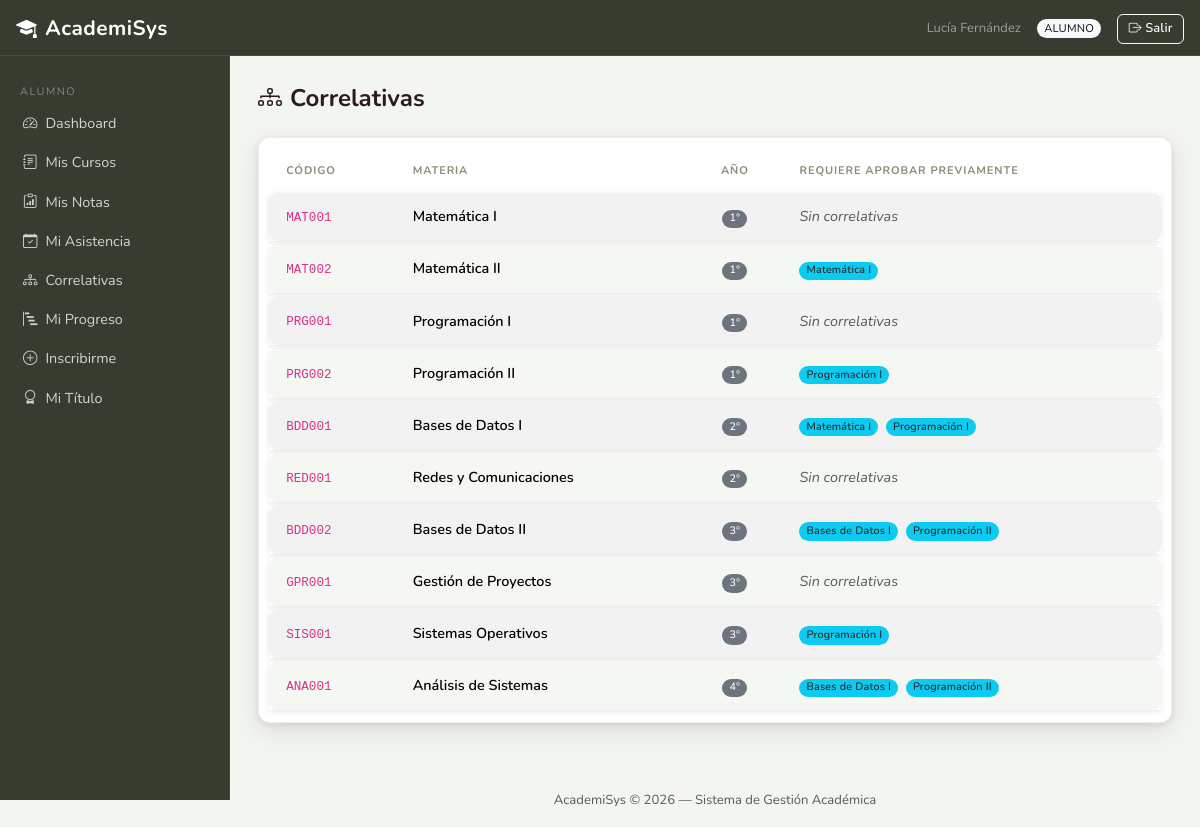
Page /index.php?controller=alumno&action=correlativas (signed in) on the committed database.
### tables this page shows
CREATE TABLE `correlativa` (
  `CodMateria` varchar(10) NOT NULL,
  `CodCorrelativa` varchar(10) NOT NULL
);

CREATE TABLE `materia` (
  `CodMateria` varchar(10) NOT NULL,
  `NomMateria` varchar(150) NOT NULL,
  `CodCarrera` varchar(10) DEFAULT NULL,
  `Anio` tinyint(3) UNSIGNED DEFAULT NULL,
  `ContMinimos` text DEFAULT NULL,
  `Activo` tinyint(1) NOT NULL DEFAULT 1
);

### core/Controller.php (called while the page is built, shortened)
<?php
abstract class Controller {
    protected function render(string $view, array $data = []): void {
        extract($data);
        require_once BASE_PATH . '/views/layouts/header.php';
        require_once BASE_PATH . "/views/{$view}.php";
        require_once BASE_PATH . '/views/layouts/footer.php';
    }
}

### controllers/AlumnoController.php (called while the page is built, shortened)
<?php
class AlumnoController extends Controller {
    private AlumnoModel     $alumnoModel;
    private MateriaModel    $materiaModel;
    public function __construct() {
        $this->alumnoModel     = new AlumnoModel();
        $this->materiaModel    = new MateriaModel();
    }
    public function correlativas(): void {
        $dni    = (int)$_SESSION['usuario']['DNI'];
        $alumno = $this->alumnoModel->getByDNI($dni);
        $materias = $this->materiaModel->getCorrelativas($alumno['CodCarrera'] ?? null);
        $this->render('alumno/correlativas', compact('materias'));
    }
}

### core/Router.php (called while the page is built, shortened)
<?php
class Router {
    public function dispatch(): void {
        $action     = preg_replace('/[^a-zA-Z]/', '', $_GET['action'] ?? 'login');
        $obj = new $className();
        $obj->$action();
    }
}

### index.php (called while the page is built, shortened)
<?php
require_once BASE_PATH . '/config/database.php';
require_once BASE_PATH . '/config/auth.php';
require_once BASE_PATH . '/core/Model.php';
require_once BASE_PATH . '/core/Controller.php';
require_once BASE_PATH . '/core/Router.php';
$router = new Router();
$router->dispatch();

### config/auth.php (called while the page is built, shortened)
<?php
function esAlumno(): bool {
    return ($_SESSION['usuario']['NombreRol'] ?? '') === 'alumno';
}

### config/database.php (called while the page is built, shortened)
<?php
class Database {
    private static ?PDO $instance = null;
    public static function getConnection(): PDO {
        if (self::$instance === null) {
            $dsn  = 'mysql:host=localhost;dbname=academisys;charset=utf8mb4';
            $opts = [
                PDO::ATTR_ERRMODE            => PDO::ERRMODE_EXCEPTION,
                PDO::ATTR_DEFAULT_FETCH_MODE => PDO::FETCH_ASSOC,
                PDO::ATTR_EMULATE_PREPARES   => false,
            ];
            self::$instance = new PDO($dsn, 'root', '', $opts);
        }
        return self::$instance;
    }
}

### core/Model.php (called while the page is built, shortened)
<?php
abstract class Model {
    public function __construct() {
        $this->db = Database::getConnection();
    }
}

### models/AlumnoModel.php (called while the page is built, shortened)
<?php
class AlumnoModel extends Model {
    public function getByDNI(int $dni): array {
        $stmt = $this->db->prepare("
            SELECT a.*, ca.NomCarrera, ca.DurAnios
              FROM Alumno a
              LEFT JOIN Carrera ca ON ca.CodCarrera = a.CodCarrera
             WHERE a.DNI = :dni
        ");
        $stmt->execute([':dni' => $dni]);
        return $stmt->fetch() ?: [];
    }
}

### models/MateriaModel.php (called while the page is built)
<?php
class MateriaModel extends Model {
    public function getCorrelativas(?string $codCarrera = null): array {
        $where  = $codCarrera ? "WHERE m.CodCarrera = :carrera" : "";
        $params = $codCarrera ? [':carrera' => $codCarrera] : [];
        $stmt = $this->db->prepare("
            SELECT m.CodMateria, m.NomMateria, m.Anio,
                   co.CodCorrelativa, mp.NomMateria AS NomCorrelativa
              FROM Materia m
              LEFT JOIN Correlativa co ON co.CodMateria = m.CodMateria
              LEFT JOIN Materia mp     ON mp.CodMateria  = co.CodCorrelativa
              {$where}
             ORDER BY m.Anio, m.NomMateria, mp.NomMateria
        ");
        $stmt->execute($params);
        $grouped = [];
        foreach ($stmt->fetchAll() as $row) {
            $key = $row['CodMateria'];
            if (!isset($grouped[$key])) {
                $grouped[$key] = [
                    'CodMateria'   => $row['CodMateria'],
                    'NomMateria'   => $row['NomMateria'],
                    'Anio'         => $row['Anio'],
                    'correlativas' => [],
                ];
            }
            if ($row['CodCorrelativa']) {
                $grouped[$key]['correlativas'][] = [
                    'Cod'  => $row['CodCorrelativa'],
                    'Nom'  => $row['NomCorrelativa'],
                ];
            }
        }
        return array_values($grouped);
    }
}

### views/alumno/correlativas.php (the view)
<h4 class="mb-4 fw-bold">
    <i class="bi bi-diagram-3 me-2"></i>Correlativas
</h4>
<div class="card border-0 shadow-sm">
    <div class="card-body p-0">
        <table class="table table-striped table-hover table-bordered mb-0">
            <thead class="table-dark">
                <tr>
                    <th>Código</th>
                    <th>Materia</th>
                    <th class="text-center">Año</th>
                    <th>Requiere aprobar previamente</th>
                </tr>
            </thead>
            <tbody>
            <?php foreach ($materias as $m): ?>
                <tr>
                    <td><code><?= htmlspecialchars($m['CodMateria']) ?></code></td>
                    <td class="fw-semibold"><?= htmlspecialchars($m['NomMateria']) ?></td>
                    <td class="text-center">
                        <?= $m['Anio'] ? '<span class="badge bg-secondary">' . (int)$m['Anio'] . '°</span>' : '<span class="text-muted">—</span>' ?>
                    </td>
                    <td>
                        <?php if (empty($m['correlativas'])): ?>
                            <span class="text-muted fst-italic">Sin correlativas</span>
                        <?php else: ?>
                            <?php foreach ($m['correlativas'] as $c): ?>
                                <span class="badge bg-info text-dark me-1">
                                    <?= htmlspecialchars($c['Nom']) ?>
                                </span>
                            <?php endforeach; ?>
                        <?php endif; ?>
                    </td>
                </tr>
            <?php endforeach; ?>
            </tbody>
        </table>
    </div>
</div>

### views/layouts/header.php (shortened to what this page needs)
<!DOCTYPE html>
<html lang="es">
<head>
    <link rel="stylesheet" href="https://cdn.jsdelivr.net/npm/bootstrap@5.3.3/dist/css/bootstrap.min.css">
    <link rel="stylesheet" href="https://cdn.jsdelivr.net/npm/bootstrap-icons@1.11.3/font/bootstrap-icons.min.css">
    <link rel="stylesheet" href="assets/css/style.css?v=<?= filemtime(BASE_PATH . '/assets/css/style.css') ?>">
</head>
<body>
<nav class="navbar navbar-dark fixed-top px-3" style="background:#363D30; height:56px; border-bottom:1px solid rgba(255,255,255,.08)">
    <a class="navbar-brand" href="index.php">
        <i class="bi bi-mortarboard-fill me-2"></i>AcademiSys
    </a>
    <div class="d-flex align-items-center gap-3 ms-auto">
        <span class="text-white-50 small">
            <?= htmlspecialchars($_SESSION['usuario']['NombreCompleto'] ?? '') ?>
        </span>
        <span class="badge bg-light text-dark text-uppercase" style="font-size:.7rem;">
            <?= htmlspecialchars($_SESSION['usuario']['NombreRol'] ?? '') ?>
        </span>
        <a href="index.php?controller=auth&action=logout"
           class="btn btn-sm btn-outline-light">
            <i class="bi bi-box-arrow-right"></i> Salir
        </a>
    </div>
</nav>
<div id="sidebar">
<?php if (esAlumno()): ?>
    <div class="nav-section">Alumno</div>
    <a href="index.php?controller=alumno&action=dashboard"     class="nav-link d-flex align-items-center gap-2"><i class="bi bi-speedometer2"></i> Dashboard</a>
    <a href="index.php?controller=alumno&action=misCursos"     class="nav-link d-flex align-items-center gap-2"><i class="bi bi-journal-text"></i> Mis Cursos</a>
    <a href="index.php?controller=alumno&action=misNotas"      class="nav-link d-flex align-items-center gap-2"><i class="bi bi-clipboard-data"></i> Mis Notas</a>
    <a href="index.php?controller=alumno&action=miAsistencia"  class="nav-link d-flex align-items-center gap-2"><i class="bi bi-calendar-check"></i> Mi Asistencia</a>
    <a href="index.php?controller=alumno&action=correlativas"  class="nav-link d-flex align-items-center gap-2"><i class="bi bi-diagram-3"></i> Correlativas</a>
    <a href="index.php?controller=alumno&action=miProgreso"    class="nav-link d-flex align-items-center gap-2"><i class="bi bi-bar-chart-steps"></i> Mi Progreso</a>
    <a href="index.php?controller=alumno&action=inscribirCurso" class="nav-link d-flex align-items-center gap-2"><i class="bi bi-plus-circle"></i> Inscribirme</a>
    <a href="index.php?controller=alumno&action=miTitulo"      class="nav-link d-flex align-items-center gap-2"><i class="bi bi-award"></i> Mi Título</a>
<?php endif; ?>
</div>
<div id="main-content">

### views/layouts/footer.php (shortened to what this page needs)
</div>
<footer class="text-center text-muted py-3 mt-4" style="margin-left:230px; font-size:.82rem;">
    AcademiSys &copy; <?= date('Y') ?> — Sistema de Gestión Académica
</footer>
</body>
</html>

### assets/css/style.css (style rules this page uses)
:root { --br-900: #272E22; --br-800: #363D30; --br-700: #4A5240; --br-600: #65715A; --br-500: #849174; --br-400: #A3B090; --br-300: #C4CFBA; --br-200: #DDE5D8; --br-100: #ECF0E8; --br-50: #F3F5F0; --amber: #EF8C00; --amber-lt:#FFF8EC; --green: #4A7C4E; --green-lt:#EEF5EE; --teal: #00796B; --teal-lt: #E0F2F0; --rose: #BF360C; --rose-lt: #FBE9E7; --indigo: #3949AB; --indigo-lt:#EEF0FC; --shadow-sm: 0 1px 4px rgba(62,39,35,.07); --shadow-md: 0 4px 16px rgba(62,39,35,.13); --shadow-lg: 0 8px 32px rgba(62,39,35,.18); --radius: 10px; --radius-sm: 6px; }
body { background: var(--br-50); font-family: 'Nunito', sans-serif; font-size: .93rem; color: #2D1B17; }
h1,h2,h3,h4,h5,h6 { font-family:'Nunito',sans-serif; }
.navbar-brand { font-family: 'Nunito', sans-serif; font-size: 1.35rem; font-weight: 700; letter-spacing: .3px; }
#sidebar { border-right: 1px solid rgba(255,255,255,.06); }
#sidebar .nav-link { border-left: 3px solid transparent; transition: all .15s; }
.card { border: 1px solid rgba(39,46,34,.07) !important; border-radius: 12px !important; box-shadow: 0 2px 6px rgba(39,46,34,.10), 0 8px 24px rgba(39,46,34,.10); transition: box-shadow .22s ease, transform .22s ease; background: #fff; }
.card-body { padding: 1.25rem; }
.card.shadow-sm, .card.shadow, .card.shadow-lg { box-shadow: 0 2px 6px rgba(39,46,34,.10), 0 8px 24px rgba(39,46,34,.10) !important; }
.table { border-collapse: separate !important; border-spacing: 0 4px !important; font-size: .9rem; margin: .5rem 0 !important; }
.card-body > .table, .card-body > .table-responsive .table { margin-left: .6rem !important; margin-right: .6rem !important; width: calc(100% - 1.2rem) !important; }
.table > :not(caption) > * > * { padding: .82rem 1.1rem; vertical-align: middle; border: none !important; }
.table > tbody > * > * { background-color: #fff; }
.table-dark { background: transparent !important; }
.table > thead.table-dark > tr > th, .table > thead.table-light > tr > th, .table > thead > tr > th { background: transparent !important; color: var(--br-500) !important; font-family: 'Nunito', sans-serif !important; font-size: .69rem; font-weight: 700; text-transform: uppercase; letter-spacing: .9px; border: none !important; padding-bottom: .6rem; }
.table > tbody > tr { box-shadow: 0 1px 3px rgba(39,46,34,.08), 0 2px 8px rgba(39,46,34,.05); transition: box-shadow .18s ease, transform .18s ease; }
.table > tbody > tr > td:first-child { border-radius: 8px 0 0 8px !important; }
.table > tbody > tr > td:last-child { border-radius: 0 8px 8px 0 !important; }
.table-bordered { border: none !important; }
.table-striped > tbody > tr:nth-of-type(even) > * { background-color: #F5F7F3 !important; }
.table-striped > tbody > tr:nth-of-type(odd) > * { background-color: #fff !important; }
.btn { border-radius: 8px; font-weight: 600; font-size: .875rem; padding: .45rem .95rem; letter-spacing: .15px; transition: background .15s ease, border-color .15s ease, box-shadow .15s ease, transform .1s ease; }
.btn-sm { border-radius: 6px; font-size: .8rem; padding: .28rem .65rem; }
.badge { border-radius:20px; font-weight:500; letter-spacing:.2px; }

### views/layouts/header.php (style rules this page uses)
.navbar-brand { font-weight:700; letter-spacing:.5px; font-family:'Nunito',sans-serif; font-size:1.3rem; }
#sidebar { width:230px; min-height:calc(100vh - 56px); background:#363D30; position:fixed; top:56px; left:0; padding-top:1rem; z-index:100; border-right:1px solid rgba(255,255,255,.06); }
#sidebar .nav-link { color:rgba(255,255,255,.78); padding:.55rem 1.25rem; font-size:.9rem; border-radius:0; }
#sidebar .nav-section { color:rgba(255,255,255,.38); font-size:.68rem; text-transform:uppercase; letter-spacing:1.5px; padding:.75rem 1.25rem .25rem; }
#main-content { margin-left:230px; padding:1.75rem; margin-top:56px; }

### rows in the picture
correlativa: CodMateria.CodMateria "MAT002", CodMateria.NomMateria "Matemática II", CodMateria.Anio "1", Nom "Matemática I"
correlativa: CodMateria.CodMateria "PRG002", CodMateria.NomMateria "Programación II", CodMateria.Anio "1", Nom "Programación I"
materia: CodMateria "RED001", NomMateria "Redes y Comunicaciones", Anio "2", shows "Sin correlativas"
materia: CodMateria "GPR001", NomMateria "Gestión de Proyectos", Anio "3", shows "Sin correlativas"
correlativa: CodMateria.CodMateria "SIS001", CodMateria.NomMateria "Sistemas Operativos", CodMateria.Anio "3", Nom "Programación I"

### other values in the picture
$_SESSION['usuario']['NombreCompleto'] "Lucía Fernández"
$_SESSION['usuario']['NombreRol'] "ALUMNO"
$m['CodMateria'] "MAT001"
$m['NomMateria'] "Matemática I"
$m['Anio'] "1"
$m['CodMateria'] "PRG001"
$m['NomMateria'] "Programación I"
$m['CodMateria'] "BDD001"
$m['NomMateria'] "Bases de Datos I"
$m['Anio'] "2"
$c['Nom'] "Matemática I"
$c['Nom'] "Programación I"
$m['CodMateria'] "BDD002"
$m['NomMateria'] "Bases de Datos II"
$m['Anio'] "3"
